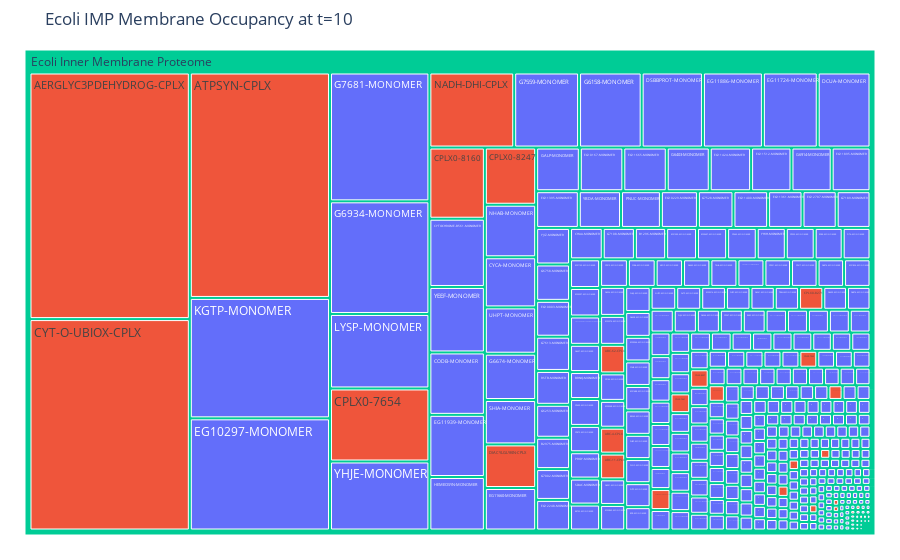

The cell this chart's notebook holds for it:
### Code cell
fig = px.treemap(df_scatter_plot,\
                 path=[px.Constant("Ecoli Inner Membrane Proteome"), 'protein'], \
                 values="t10_area_trans", custom_data = ["common_name", "t10_area_trans_percent"], color = "type", \
                 title="Ecoli IMP Membrane Occupancy at t=10")
# fig.data[0].textinfo = 'name'
# fig.update_traces(textinfo='label+text', textfont_size=12)
fig.update_traces(hovertemplate='''Area: %{value} <br>Percent: %{customdata[1]}<br>Name: %{customdata[0]}''')

fig.update_traces(root_color="lightgrey")
fig.update_layout(margin = dict(t=50, l=25, r=25, b=25))

fig.show()

### Figure 1 — Plotly figure (JSON) as saved in the notebook; plotly's stock layout.template omitted (floating-point values rounded to 4 significant figures; data arrays with more than 128 entries replaced by an {"elided": "..."} marker saying what was removed)
{"data": [{"branchvalues": "total", "customdata": {"elided": "415x3 mixed values"}, "domain": {"x": [0, 1], "y": [0, 1]}, "hovertemplate": "Area: %{value} <br>Percent: %{customdata[1]}<br>Name: %{customdata[0]}", "ids": {"elided": "415 str values"}, "labels": {"elided": "415 str values"}, "marker": {"colors": {"elided": "415 str values"}}, "name": "", "parents": {"elided": "415 str values"}, "root": {"color": "lightgrey"}, "type": "treemap", "values": {"elided": "415 float values"}}], "layout": {"legend": {"tracegroupgap": 0}, "margin": {"b": 25, "l": 25, "r": 25, "t": 50}, "title": {"text": "Ecoli IMP Membrane Occupancy at t=10"}}}
